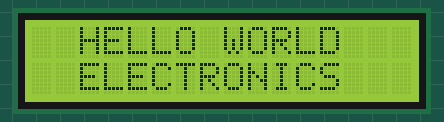
A sketch run on a simulated Arduino Uno, built with avr-gcc and run on an emulated ATmega328P. On the bench: 16×2 character LCD.

Above: at 0.1 s.
At 3.2 s:
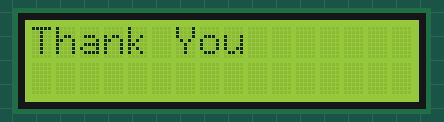
At 5.5 s:
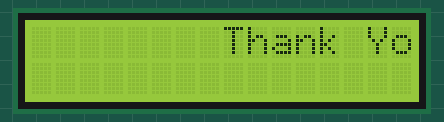
At 8.0 s:
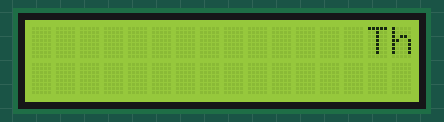
At 10.26 s:
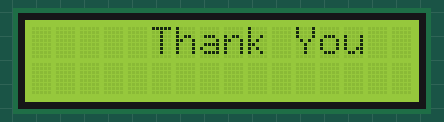
At 12.8 s:
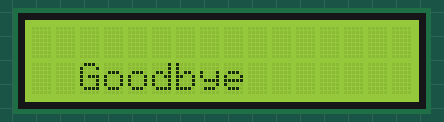

Measured:
- by itself, everything shown: repeats every 11.6 s, in 36 steps
- what the display in image 1 shows lasts 0.5 s, from 3.1 s to 3.6 s
- what the display in image 5 shows lasts 2.0 s, from 12.7 s to 14.7 s

The sketch:

exercise7.ino
```cpp
// include the library code:
#include <LiquidCrystal.h>

// initialize the library with the numbers of the interface pins
//LiquidCrystal lcd(12, 11, 5, 4, 3, 2);
LiquidCrystal lcd(9, 8, 7, 6, 5, 4);


void setup() {

  lcd.begin(16, 2);
  // Print a message to the LCD.
  lcd.setCursor(2,0);
  lcd.print("HELLO WORLD");
  lcd.setCursor(2,1);
  lcd.print("ELECTRONICS");
  delay(3000);
}

void loop() {
  lcd.clear();
  lcd.begin(16, 2);
  lcd.print("Thank You");
  delay(500);
    // scroll 13 positions (string length) to the left
  // to move it offscreen left:
  for (int positionCounter = 0; positionCounter < 16; positionCounter++) {
    // scroll one position left:
    lcd.scrollDisplayRight();
    // wait a bit:
    delay(250);
  }

  // scroll 29 positions (string length + display length) to the right
  // to move it offscreen right:
  for (int positionCounter = 0; positionCounter < 16; positionCounter++) {
    // scroll one position right:
    lcd.scrollDisplayLeft();
    // wait a bit:
    delay(250);
  }

 delay(1000);
 lcd.clear();
 lcd.begin(16,2);
 lcd.setCursor(2,2);
 lcd.print("Goodbye");
 delay(2000);

 }
```
